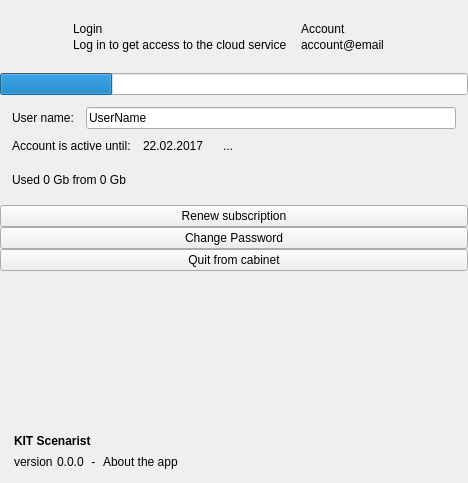
<?xml version="1.0" encoding="UTF-8"?>
<ui version="4.0">
 <class>MenuView</class>
 <widget class="QWidget" name="MenuView">
  <property name="geometry">
   <rect>
    <x>0</x>
    <y>0</y>
    <width>468</width>
    <height>483</height>
   </rect>
  </property>
  <property name="windowTitle">
   <string>Form</string>
  </property>
  <layout class="QVBoxLayout" name="verticalLayout">
   <property name="spacing">
    <number>0</number>
   </property>
   <property name="leftMargin">
    <number>0</number>
   </property>
   <property name="topMargin">
    <number>0</number>
   </property>
   <property name="rightMargin">
    <number>0</number>
   </property>
   <property name="bottomMargin">
    <number>0</number>
   </property>
   <item>
    <widget class="ClickableFrame" name="accountPanel">
     <property name="sizePolicy">
      <sizepolicy hsizetype="Preferred" vsizetype="Maximum">
       <horstretch>0</horstretch>
       <verstretch>0</verstretch>
      </sizepolicy>
     </property>
     <property name="minimumSize">
      <size>
       <width>0</width>
       <height>70</height>
      </size>
     </property>
     <layout class="QGridLayout" name="gridLayout_3">
      <property name="leftMargin">
       <number>14</number>
      </property>
      <property name="topMargin">
       <number>14</number>
      </property>
      <property name="rightMargin">
       <number>42</number>
      </property>
      <property name="bottomMargin">
       <number>14</number>
      </property>
      <property name="horizontalSpacing">
       <number>14</number>
      </property>
      <property name="verticalSpacing">
       <number>2</number>
      </property>
      <item row="1" column="1">
       <widget class="QLabel" name="loginInfo">
        <property name="enabled">
         <bool>true</bool>
        </property>
        <property name="sizePolicy">
         <sizepolicy hsizetype="Preferred" vsizetype="Preferred">
          <horstretch>0</horstretch>
          <verstretch>0</verstretch>
         </sizepolicy>
        </property>
        <property name="text">
         <string>Log in to get access to the cloud service</string>
        </property>
        <property name="alignment">
         <set>Qt::AlignLeading|Qt::AlignLeft|Qt::AlignTop</set>
        </property>
       </widget>
      </item>
      <item row="0" column="0" rowspan="2">
       <widget class="QLabel" name="avatar">
        <property name="sizePolicy">
         <sizepolicy hsizetype="Fixed" vsizetype="Fixed">
          <horstretch>0</horstretch>
          <verstretch>0</verstretch>
         </sizepolicy>
        </property>
        <property name="minimumSize">
         <size>
          <width>45</width>
          <height>45</height>
         </size>
        </property>
        <property name="maximumSize">
         <size>
          <width>45</width>
          <height>45</height>
         </size>
        </property>
        <property name="text">
         <string notr="true"/>
        </property>
        <property name="pixmap">
         <pixmap resource="../../../scenarist-core/Resources/Resources.qrc">:/Graphics/Images/avatar.png</pixmap>
        </property>
       </widget>
      </item>
      <item row="0" column="1">
       <widget class="ClickableLabel" name="login">
        <property name="enabled">
         <bool>true</bool>
        </property>
        <property name="font">
         <font>
          <weight>50</weight>
          <bold>false</bold>
         </font>
        </property>
        <property name="text">
         <string>Login</string>
        </property>
        <property name="alignment">
         <set>Qt::AlignBottom|Qt::AlignLeading|Qt::AlignLeft</set>
        </property>
       </widget>
      </item>
      <item row="1" column="2">
       <widget class="QLabel" name="email">
        <property name="enabled">
         <bool>true</bool>
        </property>
        <property name="sizePolicy">
         <sizepolicy hsizetype="Preferred" vsizetype="Preferred">
          <horstretch>0</horstretch>
          <verstretch>0</verstretch>
         </sizepolicy>
        </property>
        <property name="text">
         <string notr="true">account@email</string>
        </property>
        <property name="alignment">
         <set>Qt::AlignLeading|Qt::AlignLeft|Qt::AlignTop</set>
        </property>
       </widget>
      </item>
      <item row="0" column="2">
       <widget class="ClickableLabel" name="account">
        <property name="enabled">
         <bool>true</bool>
        </property>
        <property name="font">
         <font>
          <weight>50</weight>
          <bold>false</bold>
         </font>
        </property>
        <property name="text">
         <string notr="true">Account</string>
        </property>
        <property name="alignment">
         <set>Qt::AlignBottom|Qt::AlignLeading|Qt::AlignLeft</set>
        </property>
       </widget>
      </item>
     </layout>
    </widget>
   </item>
   <item>
    <widget class="QWidget" name="menu" native="true">
     <layout class="QGridLayout" name="gridLayout_2">
      <property name="leftMargin">
       <number>0</number>
      </property>
      <property name="topMargin">
       <number>0</number>
      </property>
      <property name="rightMargin">
       <number>0</number>
      </property>
      <property name="bottomMargin">
       <number>0</number>
      </property>
      <property name="verticalSpacing">
       <number>0</number>
      </property>
      <item row="1" column="0" colspan="2">
       <layout class="QGridLayout" name="gridLayout">
        <property name="leftMargin">
         <number>14</number>
        </property>
        <property name="topMargin">
         <number>14</number>
        </property>
        <property name="rightMargin">
         <number>14</number>
        </property>
        <property name="bottomMargin">
         <number>14</number>
        </property>
        <property name="horizontalSpacing">
         <number>4</number>
        </property>
        <property name="verticalSpacing">
         <number>7</number>
        </property>
        <item row="1" column="0">
         <widget class="QLabel" name="version_2">
          <property name="enabled">
           <bool>true</bool>
          </property>
          <property name="sizePolicy">
           <sizepolicy hsizetype="Preferred" vsizetype="Preferred">
            <horstretch>0</horstretch>
            <verstretch>0</verstretch>
           </sizepolicy>
          </property>
          <property name="text">
           <string>version</string>
          </property>
          <property name="alignment">
           <set>Qt::AlignLeading|Qt::AlignLeft|Qt::AlignTop</set>
          </property>
         </widget>
        </item>
        <item row="1" column="1">
         <widget class="QLabel" name="version">
          <property name="enabled">
           <bool>true</bool>
          </property>
          <property name="text">
           <string notr="true">0.0.0</string>
          </property>
          <property name="alignment">
           <set>Qt::AlignLeading|Qt::AlignLeft|Qt::AlignTop</set>
          </property>
         </widget>
        </item>
        <item row="1" column="2">
         <widget class="QLabel" name="label_2">
          <property name="enabled">
           <bool>true</bool>
          </property>
          <property name="text">
           <string notr="true"> - </string>
          </property>
         </widget>
        </item>
        <item row="1" column="3">
         <widget class="ClickableLabel" name="aboutApp">
          <property name="enabled">
           <bool>true</bool>
          </property>
          <property name="text">
           <string>About the app</string>
          </property>
         </widget>
        </item>
        <item row="0" column="4" rowspan="2">
         <spacer name="horizontalSpacer">
          <property name="orientation">
           <enum>Qt::Horizontal</enum>
          </property>
          <property name="sizeHint" stdset="0">
           <size>
            <width>71</width>
            <height>20</height>
           </size>
          </property>
         </spacer>
        </item>
        <item row="0" column="0" colspan="3">
         <widget class="ClickableLabel" name="appUrl">
          <property name="enabled">
           <bool>true</bool>
          </property>
          <property name="font">
           <font>
            <weight>75</weight>
            <bold>true</bold>
           </font>
          </property>
          <property name="text">
           <string>KIT Scenarist</string>
          </property>
         </widget>
        </item>
       </layout>
      </item>
      <item row="0" column="0" colspan="2">
       <widget class="QStackedWidget" name="menuContent">
        <property name="currentIndex">
         <number>1</number>
        </property>
        <widget class="QFrame" name="menuActions">
         <layout class="QVBoxLayout" name="verticalLayout_2">
          <property name="spacing">
           <number>0</number>
          </property>
          <property name="leftMargin">
           <number>0</number>
          </property>
          <property name="topMargin">
           <number>0</number>
          </property>
          <property name="rightMargin">
           <number>0</number>
          </property>
          <property name="bottomMargin">
           <number>0</number>
          </property>
          <item>
           <widget class="MenuButton" name="createProject">
            <property name="text">
             <string>Create new project</string>
            </property>
            <property name="icon">
             <iconset resource="../../../scenarist-core/Resources/Resources.qrc">
              <normaloff>:/Graphics/Icons/project_new.png</normaloff>:/Graphics/Icons/project_new.png</iconset>
            </property>
            <property name="iconSize">
             <size>
              <width>20</width>
              <height>20</height>
             </size>
            </property>
           </widget>
          </item>
          <item>
           <widget class="MenuButton" name="openProject">
            <property name="text">
             <string>Open project</string>
            </property>
            <property name="icon">
             <iconset resource="../../../scenarist-core/Resources/Resources.qrc">
              <normaloff>:/Graphics/Icons/project_open.png</normaloff>:/Graphics/Icons/project_open.png</iconset>
            </property>
            <property name="iconSize">
             <size>
              <width>20</width>
              <height>20</height>
             </size>
            </property>
           </widget>
          </item>
          <item>
           <widget class="MenuButton" name="saveProject">
            <property name="text">
             <string>Save current project</string>
            </property>
            <property name="icon">
             <iconset resource="../../../scenarist-core/Resources/Resources.qrc">
              <normaloff>:/Graphics/Icons/Mobile/menu/content-save.png</normaloff>:/Graphics/Icons/Mobile/menu/content-save.png</iconset>
            </property>
            <property name="iconSize">
             <size>
              <width>20</width>
              <height>20</height>
             </size>
            </property>
           </widget>
          </item>
          <item>
           <widget class="MenuButton" name="saveProjectAs">
            <property name="text">
             <string>Save current project as...</string>
            </property>
            <property name="icon">
             <iconset resource="../../../scenarist-core/Resources/Resources.qrc">
              <normaloff>:/Graphics/Icons/empty.png</normaloff>:/Graphics/Icons/empty.png</iconset>
            </property>
            <property name="iconSize">
             <size>
              <width>20</width>
              <height>20</height>
             </size>
            </property>
           </widget>
          </item>
          <item>
           <widget class="MenuButton" name="importProject">
            <property name="text">
             <string>Import...</string>
            </property>
            <property name="icon">
             <iconset resource="../../../scenarist-core/Resources/Resources.qrc">
              <normaloff>:/Graphics/Icons/Mobile/menu/import.png</normaloff>:/Graphics/Icons/Mobile/menu/import.png</iconset>
            </property>
            <property name="iconSize">
             <size>
              <width>20</width>
              <height>20</height>
             </size>
            </property>
           </widget>
          </item>
          <item>
           <widget class="MenuButton" name="exportProject">
            <property name="text">
             <string>Export...</string>
            </property>
            <property name="icon">
             <iconset resource="../../../scenarist-core/Resources/Resources.qrc">
              <normaloff>:/Graphics/Icons/Mobile/menu/export.png</normaloff>:/Graphics/Icons/Mobile/menu/export.png</iconset>
            </property>
            <property name="iconSize">
             <size>
              <width>20</width>
              <height>20</height>
             </size>
            </property>
           </widget>
          </item>
          <item>
           <widget class="MenuButton" name="printPreview">
            <property name="text">
             <string>Print preview</string>
            </property>
            <property name="icon">
             <iconset resource="../../../scenarist-core/Resources/Resources.qrc">
              <normaloff>:/Graphics/Icons/printer.png</normaloff>:/Graphics/Icons/printer.png</iconset>
            </property>
            <property name="iconSize">
             <size>
              <width>20</width>
              <height>20</height>
             </size>
            </property>
           </widget>
          </item>
          <item>
           <widget class="MenuButton" name="help">
            <property name="text">
             <string>How to use the application</string>
            </property>
            <property name="icon">
             <iconset resource="../../../scenarist-core/Resources/Resources.qrc">
              <normaloff>:/Graphics/Icons/help_startpage.png</normaloff>:/Graphics/Icons/help_startpage.png</iconset>
            </property>
            <property name="iconSize">
             <size>
              <width>20</width>
              <height>20</height>
             </size>
            </property>
           </widget>
          </item>
          <item>
           <spacer name="verticalSpacer">
            <property name="orientation">
             <enum>Qt::Vertical</enum>
            </property>
            <property name="sizeHint" stdset="0">
             <size>
              <width>20</width>
              <height>40</height>
             </size>
            </property>
           </spacer>
          </item>
         </layout>
        </widget>
        <widget class="QFrame" name="menuAccount">
         <layout class="QVBoxLayout" name="verticalLayout_3">
          <property name="spacing">
           <number>0</number>
          </property>
          <property name="leftMargin">
           <number>0</number>
          </property>
          <property name="topMargin">
           <number>0</number>
          </property>
          <property name="rightMargin">
           <number>0</number>
          </property>
          <property name="bottomMargin">
           <number>0</number>
          </property>
          <item>
           <widget class="QProgressBar" name="availableSpaceProgress">
            <property name="value">
             <number>24</number>
            </property>
            <property name="textVisible">
             <bool>false</bool>
            </property>
           </widget>
          </item>
          <item>
           <layout class="QGridLayout" name="gridLayout_4">
            <property name="leftMargin">
             <number>12</number>
            </property>
            <property name="topMargin">
             <number>12</number>
            </property>
            <property name="rightMargin">
             <number>12</number>
            </property>
            <property name="bottomMargin">
             <number>8</number>
            </property>
            <property name="horizontalSpacing">
             <number>12</number>
            </property>
            <item row="2" column="3">
             <widget class="QToolButton" name="getSubscriptionInfo">
              <property name="styleSheet">
               <string notr="true"/>
              </property>
              <property name="text">
               <string>...</string>
              </property>
              <property name="icon">
               <iconset resource="../../../scenarist-core/Resources/Resources.qrc">
                <normaloff>:/Graphics/Icons/Editing/refresh_green.png</normaloff>:/Graphics/Icons/Editing/refresh_green.png</iconset>
              </property>
              <property name="iconSize">
               <size>
                <width>20</width>
                <height>20</height>
               </size>
              </property>
              <property name="autoRaise">
               <bool>true</bool>
              </property>
             </widget>
            </item>
            <item row="0" column="0" rowspan="2">
             <widget class="QLabel" name="subscriptionActivity_2">
              <property name="text">
               <string>User name:</string>
              </property>
              <property name="margin">
               <number>2</number>
              </property>
             </widget>
            </item>
            <item row="2" column="0" colspan="2">
             <widget class="QLabel" name="subscriptionActivity">
              <property name="text">
               <string>Account is active until:</string>
              </property>
              <property name="margin">
               <number>2</number>
              </property>
             </widget>
            </item>
            <item row="2" column="2">
             <widget class="QLabel" name="subscriptionEndDate">
              <property name="text">
               <string>22.02.2017</string>
              </property>
             </widget>
            </item>
            <item row="3" column="5" rowspan="3">
             <spacer name="horizontalSpacer_3">
              <property name="orientation">
               <enum>Qt::Horizontal</enum>
              </property>
              <property name="sizeHint" stdset="0">
               <size>
                <width>40</width>
                <height>34</height>
               </size>
              </property>
             </spacer>
            </item>
            <item row="2" column="4" colspan="2">
             <spacer name="horizontalSpacer_2">
              <property name="orientation">
               <enum>Qt::Horizontal</enum>
              </property>
              <property name="sizeHint" stdset="0">
               <size>
                <width>40</width>
                <height>34</height>
               </size>
              </property>
             </spacer>
            </item>
            <item row="0" column="1" rowspan="2" colspan="5">
             <widget class="AcceptebleLineEdit" name="userName">
              <property name="text">
               <string>UserName</string>
              </property>
             </widget>
            </item>
            <item row="3" column="0" rowspan="3" colspan="5">
             <widget class="QLabel" name="availableSpaceInfo">
              <property name="text">
               <string>Used 0 Gb from 0 Gb</string>
              </property>
              <property name="margin">
               <number>2</number>
              </property>
             </widget>
            </item>
           </layout>
          </item>
          <item>
           <widget class="QPushButton" name="renewSubscription">
            <property name="text">
             <string>Renew subscription</string>
            </property>
            <property name="icon">
             <iconset resource="../../../scenarist-core/Resources/Resources.qrc">
              <normaloff>:/Graphics/Icons/renew.png</normaloff>:/Graphics/Icons/renew.png</iconset>
            </property>
            <property name="iconSize">
             <size>
              <width>20</width>
              <height>20</height>
             </size>
            </property>
           </widget>
          </item>
          <item>
           <widget class="QPushButton" name="changePassword">
            <property name="text">
             <string>Change Password</string>
            </property>
            <property name="icon">
             <iconset resource="../../../scenarist-core/Resources/Resources.qrc">
              <normaloff>:/Graphics/Icons/lock-reset.png</normaloff>:/Graphics/Icons/lock-reset.png</iconset>
            </property>
            <property name="iconSize">
             <size>
              <width>20</width>
              <height>20</height>
             </size>
            </property>
           </widget>
          </item>
          <item>
           <widget class="QPushButton" name="logout">
            <property name="text">
             <string>Quit from cabinet</string>
            </property>
            <property name="icon">
             <iconset resource="../../../scenarist-core/Resources/Resources.qrc">
              <normaloff>:/Graphics/Icons/logout.png</normaloff>:/Graphics/Icons/logout.png</iconset>
            </property>
            <property name="iconSize">
             <size>
              <width>20</width>
              <height>20</height>
             </size>
            </property>
           </widget>
          </item>
          <item>
           <spacer name="verticalSpacer_4">
            <property name="orientation">
             <enum>Qt::Vertical</enum>
            </property>
            <property name="sizeHint" stdset="0">
             <size>
              <width>20</width>
              <height>20</height>
             </size>
            </property>
           </spacer>
          </item>
         </layout>
        </widget>
       </widget>
      </item>
     </layout>
    </widget>
   </item>
  </layout>
 </widget>
 <customwidgets>
  <customwidget>
   <class>AcceptebleLineEdit</class>
   <extends>QLineEdit</extends>
   <header location="global">3rd_party/Widgets/AcceptebleLineEdit/AcceptebleLineEdit.h</header>
  </customwidget>
  <customwidget>
   <class>ClickableLabel</class>
   <extends>QLabel</extends>
   <header location="global">3rd_party/Widgets/ClickableLabel/ClickableLabel.h</header>
  </customwidget>
  <customwidget>
   <class>MenuButton</class>
   <extends>QPushButton</extends>
   <header location="global">UserInterfaceLayer/Application/MenuView.h</header>
  </customwidget>
  <customwidget>
   <class>ClickableFrame</class>
   <extends>QFrame</extends>
   <header location="global">3rd_party/Widgets/ClickableLabel/ClickableFrame.h</header>
   <container>1</container>
  </customwidget>
 </customwidgets>
 <resources>
  <include location="../../../scenarist-core/Resources/Resources.qrc"/>
 </resources>
 <connections/>
</ui>
